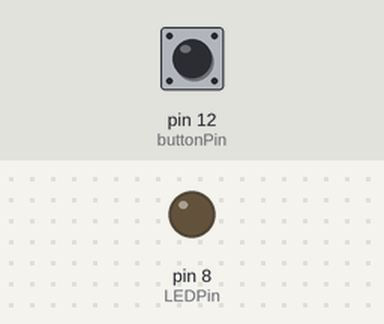
Simulated run of this sketch. Board: Arduino Uno, built with avr-gcc and run on an emulated ATmega328P. Shown: output pins drawn as LEDs (lit = HIGH). The inputs (shaded band) are chosen by the test bench; at power-on: pin 12 (buttonPin) HIGH. What the sketch prints to the serial monitor is not drawn.

Above: at 1.2 s.
1.3 s: pin 12 (buttonPin) pulled LOW for 0.15 s
At 1.37 s:
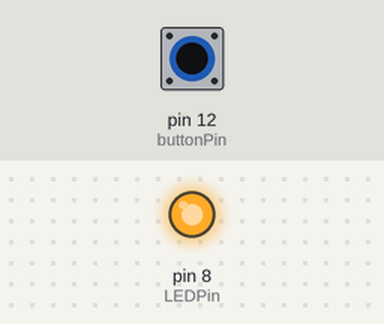
2.9 s: pin 12 (buttonPin) pulled LOW for 3.2 s
At 6.5 s:
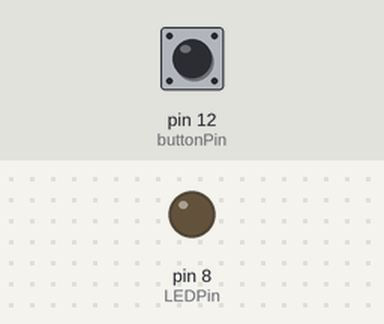
Timing chart, 0 to 8.0 s (numbered marks = the images above; inputs shaded):
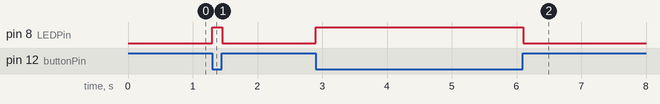

Measured:
- after the input at 1.3 s, pin 8 (LEDPin): LOW → HIGH at once, → LOW 0.15 s later
- after the input at 2.9 s, pin 8 (LEDPin): LOW → HIGH at once, → LOW 3.2 s later

The sketch:

_9_pushButton.ino
```cpp
int LEDPin = 8;
int buttonPin = 12;
int buttonRead;
int dt = 0;

void setup()
{
  Serial.begin(9600);
  pinMode(LEDPin, OUTPUT);
  pinMode(buttonPin, INPUT);
}

void loop()
{
  buttonRead = digitalRead(buttonPin);
  if(!buttonRead) {
   digitalWrite(LEDPin, HIGH);
  }
  else {
    digitalWrite(LEDPin, LOW);
  }
  Serial.println(buttonRead);
  delay(dt);
}
```
